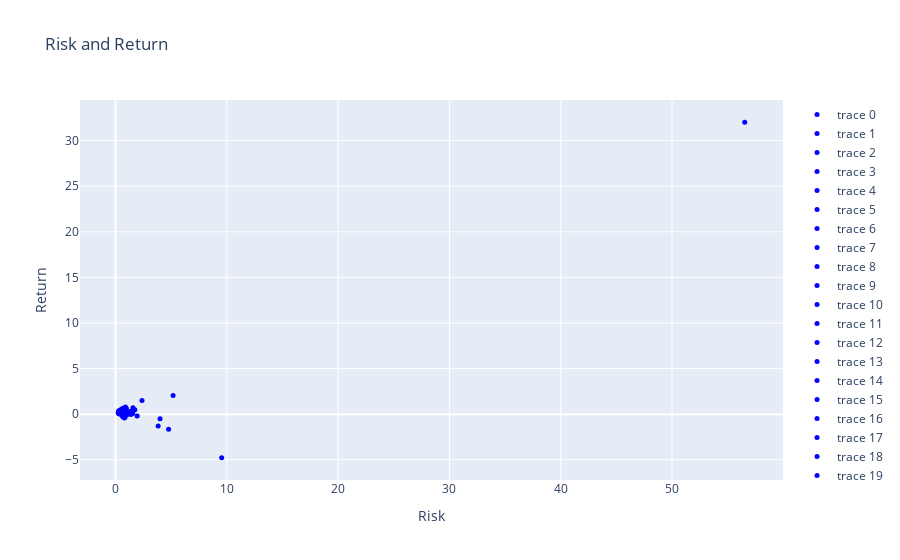

Source (notebook cell):
### Code cell
fig = go.Figure()
plot_points(array_returns, array_std, tickers)
plot_random_portfolios(array_returns, cov_matrix, 100)
fig.show()

### Figure 1 — Plotly figure (JSON) as saved in the notebook; plotly's stock layout.template omitted (floating-point values rounded to 4 significant figures)
{"data": [{"marker": {"color": "blue", "size": 5}, "mode": "markers", "type": "scatter", "x": [5.166], "y": [2.045]}, {"marker": {"color": "blue", "size": 5}, "mode": "markers", "type": "scatter", "x": [0.3501], "y": [0.2332]}, {"marker": {"color": "blue", "size": 5}, "mode": "markers", "type": "scatter", "x": [0.6953], "y": [0.4046]}, {"marker": {"color": "blue", "size": 5}, "mode": "markers", "type": "scatter", "x": [0.3464], "y": [0.2835]}, {"marker": {"color": "blue", "size": 5}, "mode": "markers", "type": "scatter", "x": [0.3089], "y": [0.03343]}, {"marker": {"color": "blue", "size": 5}, "mode": "markers", "type": "scatter", "x": [1.728], "y": [0.4701]}, {"marker": {"color": "blue", "size": 5}, "mode": "markers", "type": "scatter", "x": [0.3526], "y": [0.1268]}, {"marker": {"color": "blue", "size": 5}, "mode": "markers", "type": "scatter", "x": [0.38], "y": [0.1375]}, {"marker": {"color": "blue", "size": 5}, "mode": "markers", "type": "scatter", "x": [0.6508], "y": [0.4649]}, {"marker": {"color": "blue", "size": 5}, "mode": "markers", "type": "scatter", "x": [0.2994], "y": [0.3065]}, {"marker": {"color": "blue", "size": 5}, "mode": "markers", "type": "scatter", "x": [0.3184], "y": [0.1038]}, {"marker": {"color": "blue", "size": 5}, "mode": "markers", "type": "scatter", "x": [0.5604], "y": [0.3887]}, {"marker": {"color": "blue", "size": 5}, "mode": "markers", "type": "scatter", "x": [0.3445], "y": [0.1182]}, {"marker": {"color": "blue", "size": 5}, "mode": "markers", "type": "scatter", "x": [1.562], "y": [0.6933]}, {"marker": {"color": "blue", "size": 5}, "mode": "markers", "type": "scatter", "x": [0.2876], "y": [0.2436]}, {"marker": {"color": "blue", "size": 5}, "mode": "markers", "type": "scatter", "x": [0.297], "y": [0.3079]}, {"marker": {"color": "blue", "size": 5}, "mode": "markers", "type": "scatter", "x": [0.6594], "y": [0.1712]}, {"marker": {"color": "blue", "size": 5}, "mode": "markers", "type": "scatter", "x": [0.2981], "y": [0.2768]}, {"marker": {"color": "blue", "size": 5}, "mode": "markers", "type": "scatter", "x": [0.3648], "y": [0.1557]}, {"marker": {"color": "blue", "size": 5}, "mode": "markers", "type": "scatter", "x": [0.4158], "y": [0.4673]}, {"marker": {"color": "blue", "size": 5}, "mode": "markers", "type": "scatter", "x": [0.4464], "y": [0.02967]}, {"marker": {"color": "blue", "size": 5}, "mode": "markers", "type": "scatter", "x": [0.5462], "y": [0.1942]}, {"marker": {"color": "blue", "size": 5}, "mode": "markers", "type": "scatter", "x": [0.3472], "y": [0.3401]}, {"marker": {"color": "blue", "size": 5}, "mode": "markers", "type": "scatter", "x": [0.3238], "y": [0.331]}, {"marker": {"color": "blue", "size": 5}, "mode": "markers", "type": "scatter", "x": [0.6723], "y": [-0.1735]}, {"marker": {"color": "blue", "size": 5}, "mode": "markers", "type": "scatter", "x": [0.6213], "y": [0.4842]}, {"marker": {"color": "blue", "size": 5}, "mode": "markers", "type": "scatter", "x": [0.351], "y": [0.306]}, {"marker": {"color": "blue", "size": 5}, "mode": "markers", "type": "scatter", "x": [0.2584], "y": [0.09281]}, {"marker": {"color": "blue", "size": 5}, "mode": "markers", "type": "scatter", "x": [0.2406], "y": [0.2146]}, {"marker": {"color": "blue", "size": 5}, "mode": "markers", "type": "scatter", "x": [1.337], "y": [0.319]}, {"marker": {"color": "blue", "size": 5}, "mode": "markers", "type": "scatter", "x": [0.3481], "y": [0.2126]}, {"marker": {"color": "blue", "size": 5}, "mode": "markers", "type": "scatter", "x": [0.8044], "y": [-0.4334]}, {"marker": {"color": "blue", "size": 5}, "mode": "markers", "type": "scatter", "x": [1.939], "y": [-0.2126]}, {"marker": {"color": "blue", "size": 5}, "mode": "markers", "type": "scatter", "x": [0.3542], "y": [0.3288]}, {"marker": {"color": "blue", "size": 5}, "mode": "markers", "type": "scatter", "x": [0.3492], "y": [0.06291]}, {"marker": {"color": "blue", "size": 5}, "mode": "markers", "type": "scatter", "x": [0.3355], "y": [0.3419]}, {"marker": {"color": "blue", "size": 5}, "mode": "markers", "type": "scatter", "x": [1.034], "y": [0.2594]}, {"marker": {"color": "blue", "size": 5}, "mode": "markers", "type": "scatter", "x": [0.4169], "y": [0.002953]}, {"marker": {"color": "blue", "size": 5}, "mode": "markers", "type": "scatter", "x": [0.9986], "y": [0.17]}, {"marker": {"color": "blue", "size": 5}, "mode": "markers", "type": "scatter", "x": [0.9672], "y": [0.6542]}, {"marker": {"color": "blue", "size": 5}, "mode": "markers", "type": "scatter", "x": [0.3005], "y": [0.1237]}, {"marker": {"color": "blue", "size": 5}, "mode": "markers", "type": "scatter", "x": [0.337], "y": [0.2692]}, {"marker": {"color": "blue", "size": 5}, "mode": "markers", "type": "scatter", "x": [0.3621], "y": [0.1918]}, {"marker": {"color": "blue", "size": 5}, "mode": "markers", "type": "scatter", "x": [0.2687], "y": [0.2391]}, {"marker": {"color": "blue", "size": 5}, "mode": "markers", "type": "scatter", "x": [0.9952], "y": [-0.0992]}, {"marker": {"color": "blue", "size": 5}, "mode": "markers", "type": "scatter", "x": [1.541], "y": [0.06535]}, {"marker": {"color": "blue", "size": 5}, "mode": "markers", "type": "scatter", "x": [0.3358], "y": [0.3428]}, {"marker": {"color": "blue", "size": 5}, "mode": "markers", "type": "scatter", "x": [0.6729], "y": [-0.3143]}, {"marker": {"color": "blue", "size": 5}, "mode": "markers", "type": "scatter", "x": [0.4779], "y": [0.4161]}, {"marker": {"color": "blue", "size": 5}, "mode": "markers", "type": "scatter", "x": [0.4021], "y": [0.2899]}, {"marker": {"color": "blue", "size": 5}, "mode": "markers", "type": "scatter", "x": [0.3808], "y": [0.3255]}, {"marker": {"color": "blue", "size": 5}, "mode": "markers", "type": "scatter", "x": [0.335], "y": [0.3093]}, {"marker": {"color": "blue", "size": 5}, "mode": "markers", "type": "scatter", "x": [0.5121], "y": [0.184]}, {"marker": {"color": "blue", "size": 5}, "mode": "markers", "type": "scatter", "x": [0.4584], "y": [0.08665]}, {"marker": {"color": "blue", "size": 5}, "mode": "markers", "type": "scatter", "x": [0.5943], "y": [0.08847]}, {"marker": {"color": "blue", "size": 5}, "mode": "markers", "type": "scatter", "x": [0.3367], "y": [0.1967]}, {"marker": {"color": "blue", "size": 5}, "mode": "markers", "type": "scatter", "x": [0.4488], "y": [0.3887]}, {"marker": {"color": "blue", "size": 5}, "mode": "markers", "type": "scatter", "x": [0.6434], "y": [-0.2708]}, {"marker": {"color": "blue", "size": 5}, "mode": "markers", "type": "scatter", "x": [9.532], "y": [-4.796]}, {"marker": {"color": "blue", "size": 5}, "mode": "markers", "type": "scatter", "x": [0.6781], "y": [0.659]}, {"marker": {"color": "blue", "size": 5}, "mode": "markers", "type": "scatter", "x": [2.373], "y": [1.488]}, {"marker": {"color": "blue", "size": 5}, "mode": "markers", "type": "scatter", "x": [56.53], "y": [32.03]}, {"marker": {"color": "blue", "size": 5}, "mode": "markers", "type": "scatter", "x": [0.298], "y": [0.2854]}, {"marker": {"color": "blue", "size": 5}, "mode": "markers", "type": "scatter", "x": [0.369], "y": [0.1335]}, {"marker": {"color": "blue", "size": 5}, "mode": "markers", "type": "scatter", "x": [0.293], "y": [0.3243]}, {"marker": {"color": "blue", "size": 5}, "mode": "markers", "type": "scatter", "x": [3.992], "y": [-0.513]}, {"marker": {"color": "blue", "size": 5}, "mode": "markers", "type": "scatter", "x": [3.823], "y": [-1.305]}, {"marker": {"color": "blue", "size": 5}, "mode": "markers", "type": "scatter", "x": [0.5574], "y": [0.5734]}, {"marker": {"color": "blue", "size": 5}, "mode": "markers", "type": "scatter", "x": [0.5578], "y": [0.03769]}, {"marker": {"color": "blue", "size": 5}, "mode": "markers", "type": "scatter", "x": [4.763], "y": [-1.656]}, {"marker": {"color": "blue", "size": 5}, "mode": "markers", "type": "scatter", "x": [0.7724], "y": [-0.07477]}, {"marker": {"color": "blue", "size": 5}, "mode": "markers", "type": "scatter", "x": [0.2939], "y": [0.2219]}, {"marker": {"color": "blue", "size": 5}, "mode": "markers", "type": "scatter", "x": [0.3441], "y": [0.231]}, {"marker": {"color": "blue", "size": 5}, "mode": "markers", "type": "scatter", "x": [0.8598], "y": [-0.2793]}, {"marker": {"color": "blue", "size": 5}, "mode": "markers", "type": "scatter", "x": [0.2981], "y": [0.3442]}, {"marker": {"color": "blue", "size": 5}, "mode": "markers", "type": "scatter", "x": [0.4408], "y": [0.1945]}, {"marker": {"color": "blue", "size": 5}, "mode": "markers", "type": "scatter", "x": [0.307], "y": [0.2449]}, {"marker": {"color": "blue", "size": 5}, "mode": "markers", "type": "scatter", "x": [0.4129], "y": [0.2327]}, {"marker": {"color": "blue", "size": 5}, "mode": "markers", "type": "scatter", "x": [0.4135], "y": [0.03887]}, {"marker": {"color": "blue", "size": 5}, "mode": "markers", "type": "scatter", "x": [0.3181], "y": [0.3123]}, {"marker": {"color": "blue", "size": 5}, "mode": "markers", "type": "scatter", "x": [1.043], "y": [0.075]}, {"marker": {"color": "blue", "size": 5}, "mode": "markers", "type": "scatter", "x": [0.749], "y": [0.08518]}, {"marker": {"color": "blue", "size": 5}, "mode": "markers", "type": "scatter", "x": [1.457], "y": [0.3292]}, {"marker": {"color": "blue", "size": 5}, "mode": "markers", "type": "scatter", "x": [0.8805], "y": [0.7972]}, {"marker": {"color": "blue", "size": 5}, "mode": "markers", "type": "scatter", "x": [0.3269], "y": [0.3583]}, {"marker": {"color": "blue", "size": 5}, "mode": "markers", "type": "scatter", "x": [1.371], "y": [-0.04152]}, {"marker": {"color": "blue", "size": 5}, "mode": "markers", "type": "scatter", "x": [0.247], "y": [0.1719]}, {"marker": {"color": "blue", "size": 5}, "mode": "markers", "type": "scatter", "x": [0.5589], "y": [0.1217]}, {"marker": {"color": "blue", "size": 5}, "mode": "markers", "type": "scatter", "x": [0.312], "y": [0.3375]}, {"marker": {"color": "blue", "size": 5}, "mode": "markers", "type": "scatter", "x": [0.3498], "y": [0.3117]}, {"marker": {"color": "blue", "size": 5}, "mode": "markers", "type": "scatter", "x": [0.5372], "y": [0.04583]}, {"marker": {"color": "blue", "size": 5}, "mode": "markers", "type": "scatter", "x": [0.2811], "y": [0.1709]}, {"marker": {"color": "blue", "size": 5}, "mode": "markers", "type": "scatter", "x": [0.683], "y": [0.3447]}, {"marker": {"color": "blue", "size": 5}, "mode": "markers", "type": "scatter", "x": [0.6662], "y": [0.1894]}, {"marker": {"color": "blue", "size": 5}, "mode": "markers", "type": "scatter", "x": [0.392], "y": [0.1673]}, {"marker": {"color": "blue", "size": 5}, "mode": "markers", "type": "scatter", "x": [0.3311], "y": [0.298]}, {"marker": {"color": "blue", "size": 5}, "mode": "markers", "type": "scatter", "x": [0.5262], "y": [0.2877]}, {"marker": {"color": "blue", "size": 5}, "mode": "markers", "type": "scatter", "x": [0.4227], "y": [0.3371]}, {"marker": {"color": "blue", "size": 5}, "mode": "markers", "type": "scatter", "x": [0.287], "y": [0.2861]}, {"marker": {"color": "blue", "size": 5}, "mode": "markers", "type": "scatter", "x": [1.518], "y": [0.2711]}], "layout": {"title": {"text": "Risk and Return"}, "xaxis": {"title": {"text": "Risk"}}, "yaxis": {"title": {"text": "Return"}}}}
